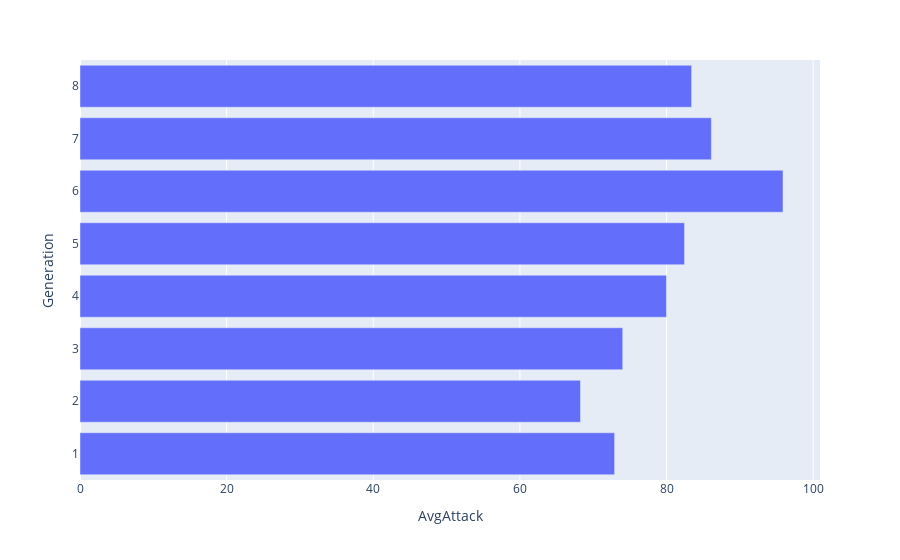

The notebook cell saved with this chart:
### Markdown cell above
Está aí nosso gráfico, agora com cada barra representando a média do poder de ataque de cada geração. Para transformar em barras horizontais, basta trocar o eixo X com o Y, além de adicionar o parâmetro de orientação.

### Code cell
# gera a figura chamando a função bar()
# o primeiro parâmetro é o DataFrame e os seguintes 
# são as colunas do DataFrame que serão os eixos X e Y.
fig = px.bar(pokemons_gb, y='Generation', x='AvgAttack', orientation='h')

# função para plotar a imagem
fig.show()

### Figure 1 — Plotly figure (JSON) as saved in the notebook; plotly's stock layout.template omitted (floating-point values rounded to 4 significant figures)
{"data": [{"alignmentgroup": "True", "hovertemplate": "AvgAttack=%{x}<br>Generation=%{y}<extra></extra>", "legendgroup": "", "marker": {"color": "#636efa", "pattern": {"shape": ""}}, "name": "", "offsetgroup": "", "orientation": "h", "showlegend": false, "textposition": "auto", "type": "bar", "x": [72.91, 68.26, 74.02, 79.99, 82.45, 95.88, 86.11, 83.42], "xaxis": "x", "y": [1, 2, 3, 4, 5, 6, 7, 8], "yaxis": "y"}], "layout": {"barmode": "relative", "legend": {"tracegroupgap": 0}, "margin": {"t": 60}, "xaxis": {"anchor": "y", "domain": [0, 1], "title": {"text": "AvgAttack"}}, "yaxis": {"anchor": "x", "domain": [0, 1], "title": {"text": "Generation"}}}}
